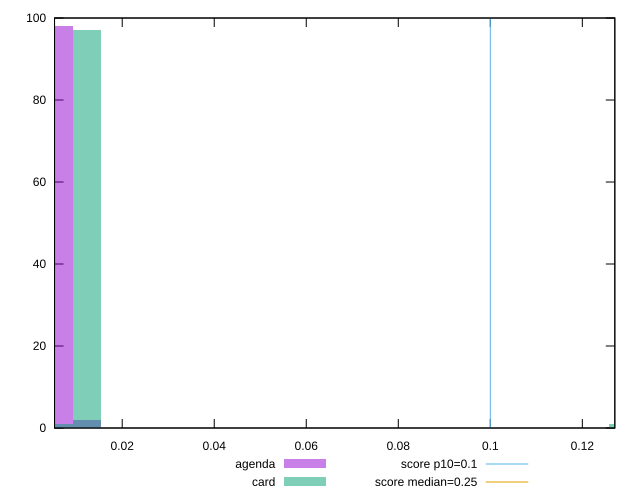

Write gnuplot code to recreate this figure.
reset

$agenda <<EOF
0.006138078285898639 98
0.012276156571797278 2
EOF

$card <<EOF
0.012276156571797278 97
0.1288996440038714 1
0.006138078285898639 1
EOF

set key outside below
set boxwidth 0.006138078285898639
set xrange [0.005289688110351562:0.12706176386939155]
set yrange [0:100]
set trange [0:100]
set style fill transparent solid 0.5 noborder

set parametric
set terminal svg size 640, 500 enhanced background rgb 'white'
set output "reports/report_00030_2021-02-24T20-42-31.540Z/cumulative-layout-shift/comparison/histogram/1_vs_2.svg"

plot $agenda title "agenda" with boxes, \
     $card title "card" with boxes, \
     0.1,t title "score p10=0.1", \
     0.25,t title "score median=0.25"

reset
